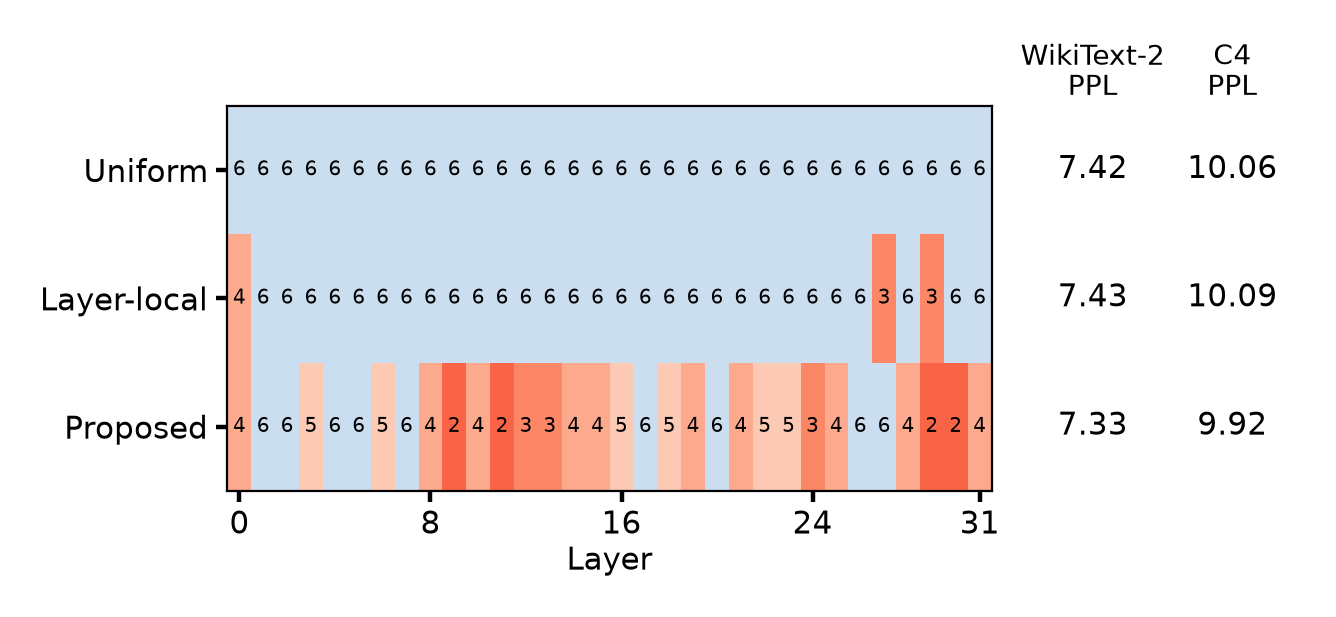

The Python source for this figure:
"""図1: 層単独で決めた配分は、全層共通の配分とほとんど変わらない。

観察2（層間の依存）の図。**3本の配分ベクトルを色帯で並べ、右に PPL を添える**
だけである。平均 x は図に載せず、標準出力にだけ出す（本文で使うときはそこから引く）。

  (a) 全層共通の最良配分   校正が `suffix_kl` で選んだ一様（report/07）
  (b) 層単独の独立 argmin  層ローカル誤差で層ごとに独立に決めた配分
                           （report/24 = report/22 の LExI 相当）
  (c) 提案                 後続まで通した誤差 + ビーム幅4（report/07）

**(a) と (b) がほぼ同じ塗りで、PPL も同じところに留まる。(c) だけが模様を持ち、
PPL が下がる。** 本文に数字を並べずに済ませるための図なので、本文に残す数字は
「約3割」1つだけにできる。

**帯は seed 0 の配分、PPL は 3 seed の平均である。** 行は固定のベクトルではなく
「配分の決め方」なので、seed ごとに出る配分が違う（校正が選んだ一様は seed 1 だけ
`uniform5`）。キャプションにそう書くこと。

**検査を2つ通してから描く。**

1. 3本の配分が同じ校正トークンの上のものか（違えば「決め方の違い」の図ではない）
2. (b) は別の run で測ってあるので、両方の run に入っている `uniform3` の
   mean NLL が一致するか（report/22 と同じ手続き。合わなければ run をまたいで
   PPL を並べてはいけない）

matplotlib はこのプロジェクトの依存に入れていない（Docker の sweep イメージに
描画系を入れたくない）。その場で引いて走らせる:

  uv run --with matplotlib python report/figures/fig_allocation_bands.py
"""

import json
import os
import sys

import matplotlib
matplotlib.use('Agg')
import matplotlib.pyplot as plt                                # noqa: E402
import numpy as np                                            # noqa: E402
from matplotlib.colors import BoundaryNorm, ListedColormap     # noqa: E402

ROOT = os.path.dirname(os.path.dirname(os.path.dirname(os.path.abspath(__file__))))
OUT = os.path.join(ROOT, 'report', 'figures', 'fig_allocation_bands')

N_EXPERTS = 8
N_ACTIVE = 6      # x は 0..A。A を超える共有は取れないので、色の目盛もここで切る
SEEDS = (0, 1, 2)
BAND_SEED = 0     # 帯に描く配分の seed
DATASETS = ('wikitext2', 'c4-new')

# 配分の出どころ（seed ごと）
UNIFORM_SCORE = 'result_logs/score_uniform_slimpajama_n16_seed{seed}/score.json'
LOCAL = 'result_logs/lexi_probe_slimpajama_seed{seed}/lexi.json'
LOCAL_SEED0 = 'result_logs/order_local_error_reverse_slim_n16_seed0/search.json'
PROPOSED = 'result_logs/slimpajama_w4_n16_seed{seed}/search.json'
# PPL の出どころ。(a)(c) は report/06・07、(b) は report/22 の run
BENCH = 'result_logs/bench_slimpajama_seed{seed}'
BENCH_LOCAL = 'result_logs/bench22_seed{seed}'
RECHECK_ALLOC = 'uniform3'      # 2つの run に共通で入っている配分

# ラベルは英語にする。ICASSP の本文が英語であるのに加え、matplotlib の既定の
# フォントに CJK が無く、日本語を渡すと豆腐になるため
# 行のラベルは1語にする。図の幅の大半は帯に回したいので、決め方の説明
# （best fixed / independent / beam width 4）はキャプションに置く
LABELS = ('Uniform', 'Layer-local', 'Proposed')


def load(path):
    with open(os.path.join(ROOT, path)) as handle:
        return json.load(handle)


def allocations(seed):
    """その seed の3本の配分。校正トークンが揃っていなければ止まる。"""
    uniform = load(UNIFORM_SCORE.format(seed=seed))
    local = load(LOCAL.format(seed=seed))
    proposed = load(PROPOSED.format(seed=seed))
    hashes = {record['calibration']['token_hash']
              for record in (uniform, local, proposed)}
    if len(hashes) != 1:
        raise SystemExit(f'seed {seed}: 校正トークンが揃っていない {sorted(hashes)}')

    best = uniform['best']['name']
    if not best.startswith('uniform'):
        raise SystemExit(f'seed {seed}: 校正が選んだ配分が一様ではない {best}')
    n_layers = len(proposed['allocation']['values'])
    rows = [[int(best[len('uniform'):])] * n_layers,
            list(local['allocation']['values']),
            list(proposed['allocation']['values'])]
    if any(len(row) != n_layers for row in rows):
        raise SystemExit(f'seed {seed}: 層数が揃っていない')
    if seed == 0:
        # report/24 の 2026-08-25 の測定と、report/22 の LExI 相当は同じものである
        # （報告書がそう書いている）。図がどちらを描いているか曖昧にしない
        legacy = load(LOCAL_SEED0)['allocation']['values']
        if list(legacy) != rows[1]:
            raise SystemExit('seed 0 の層単独の配分が report/24 と一致しない')
    return rows


def pick(directory, wanted):
    """ベンチ実行から run を1本引く。一様は名前で、探索の結果はベクトルで引く。"""
    payload = load(os.path.join(directory, 'summary.json'))
    found = [run for run in payload['runs']
             if (run['allocation']['name'] == wanted if isinstance(wanted, str)
                 else list(run['allocation']['values']) == list(wanted))]
    if len(found) != 1:
        raise SystemExit(f'{directory} に配分 {wanted} の run が {len(found)} 本ある')
    return found[0]


def recheck():
    """(b) の run と (a)(c) の run が突き合わせられるか。差が0 でなければ止まる。"""
    for seed in SEEDS:
        left = pick(BENCH.format(seed=seed), RECHECK_ALLOC)
        right = pick(BENCH_LOCAL.format(seed=seed), RECHECK_ALLOC)
        for name in DATASETS:
            gap = (right['ppl']['cmoe'][name]['mean_nll']
                   - left['ppl']['cmoe'][name]['mean_nll'])
            if gap:
                raise SystemExit(
                    f'seed {seed} の {RECHECK_ALLOC} が run をまたいで一致しない'
                    f'（{name} Δ={gap:+.3e}）。PPL を並べてはいけない')
    print(f'再現の検査: {RECHECK_ALLOC} は {len(SEEDS)} seed とも Δ=0')


def perplexities(rows_by_seed):
    """行ごとの PPL（seed 平均）。(b) だけ別の run から引く。"""
    out = []
    for index in range(3):
        directory = BENCH_LOCAL if index == 1 else BENCH
        means = {name: [] for name in DATASETS}
        for seed in SEEDS:
            run = pick(directory.format(seed=seed), rows_by_seed[seed][index])
            for name in DATASETS:
                means[name].append(run['ppl']['cmoe'][name]['ppl'])
        out.append({name: sum(values) / len(values)
                    for name, values in means.items()})
    return out


def draw(grid, ppl, path):
    """左に色帯、右に数値の列。列は別の軸に置く（帯の軸に食い込ませない）。"""
    figure, (axes, panel) = plt.subplots(
        1, 2, figsize=(3.45, 1.25),
        gridspec_kw={'width_ratios': [2.15, 0.8], 'wspace': 0.04})
    n_rows = len(grid)

    levels = range(N_ACTIVE + 1)       # x が取りうるのは 0..A
    # x=6（共有を削っていない層）は紙面の地になるので、薄い青1色に置く。削った層
    # だけが赤で立ち、深いほど濃くなる。連続な colormap を 0..6 に張ると x=6 が
    # 濃くなって地が重くなるので、6 とそれ以外で分けて色を作る
    reds = plt.get_cmap('Reds')(np.linspace(0.72, 0.20, N_ACTIVE))  # x=0..5
    colormap = ListedColormap(list(reds) + [plt.get_cmap('Blues')(0.22)])
    norm = BoundaryNorm([level - 0.5 for level in levels] + [levels[-1] + 0.5],
                        colormap.N)
    axes.imshow(grid, cmap=colormap, norm=norm, aspect='auto')

    for row, line in enumerate(grid):
        for column, value in enumerate(line):
            # 色は一目で見るためのもので、読む値はこの数字である（モノクロ複写でも
            # 残る）。カラーバーを置かずに済むので、その幅を数値の列に回せる
            # 塗りの明るさで字の色を決める（淡い帯の上の白抜きは読めない）
            red, green, blue = colormap(norm(value))[:3]
            dark = 0.299 * red + 0.587 * green + 0.114 * blue < 0.55
            axes.text(column, row, str(value), ha='center', va='center',
                      fontsize=3.6, color='white' if dark else 'black')

    axes.set_yticks(range(n_rows))
    axes.set_yticklabels(LABELS, fontsize=5.5)
    axes.set_xticks([0, 8, 16, 24, 31])
    axes.set_xticklabels(['0', '8', '16', '24', '31'], fontsize=5.5)
    axes.set_xlabel('Layer', fontsize=5.5, labelpad=1)
    axes.tick_params(length=2, pad=1.5)
    for spine in axes.spines.values():
        spine.set_linewidth(0.4)

    panel.axis('off')
    panel.set_xlim(-0.05, 1.05)
    panel.set_ylim(0, 1)
    # 何の数字かはヘッダで言い切る。1行に収まる幅がないので PPL を下に折る
    columns = [(0.26, 'WikiText-2\nPPL', [f'{row["wikitext2"]:.2f}' for row in ppl]),
               (0.80, 'C4\nPPL', [f'{row["c4-new"]:.2f}' for row in ppl])]
    for offset, header, values in columns:
        panel.text(offset, 1.015, header, fontsize=5, ha='center', va='bottom',
                   linespacing=1.1)
        for row, value in enumerate(values):
            # imshow の行は上から並ぶので、上下を合わせるために 1 から引く
            panel.text(offset, 1 - (row + 0.5) / n_rows, value, fontsize=5.5,
                       ha='center', va='center')

    figure.tight_layout(pad=0.3)
    for suffix in ('.pdf', '.png'):
        figure.savefig(path + suffix, dpi=400, bbox_inches='tight')
        print(f'{path + suffix} に書いた')


def main():
    recheck()
    rows_by_seed = {seed: allocations(seed) for seed in SEEDS}
    grid = rows_by_seed[BAND_SEED]
    means_x = [sum(row) / len(row) for row in grid]
    ppl = perplexities(rows_by_seed)

    for label, row, mean_x, values in zip(LABELS, grid, means_x, ppl):
        print(f'{label:<12} mean x={mean_x:.4f}  '
              + '  '.join(f'{name} {values[name]:.4f}' for name in DATASETS))
        print('    ' + ','.join(str(value) for value in row))
    same = sum(1 for a, b in zip(grid[0], grid[1]) if a == b)
    differ = sum(1 for a, b in zip(grid[1], grid[2]) if a != b)
    print(f'\nseed {BAND_SEED}: (a) と (b) が一致する層 {same}/{len(grid[0])}、'
          f'(b) と (c) が違う層 {differ}/{len(grid[0])}')
    draw(grid, ppl, OUT)
    return 0


if __name__ == '__main__':
    sys.exit(main())
